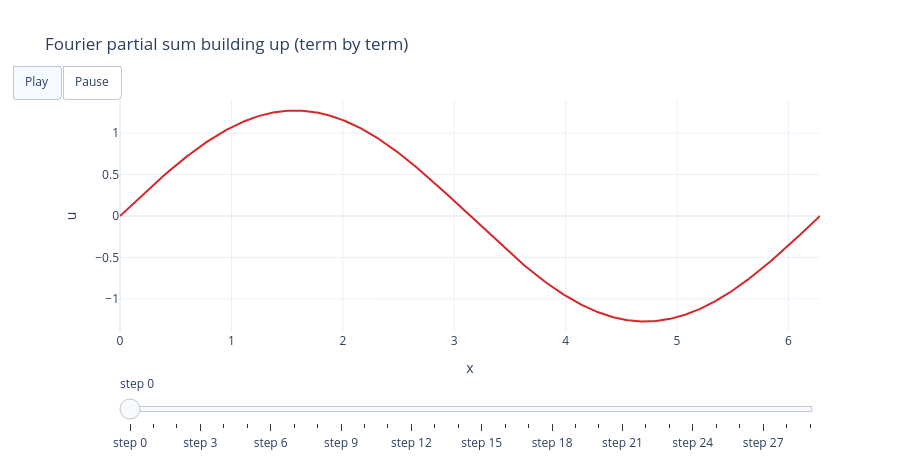

The notebook cell this image was saved under:
### Markdown cell above
**アニメーション**(Play で再生):項を 1 つずつ足していくと、部分和が矩形波へ収束していく様子
(各フレーム = 項数 1 つ増加)。

### Code cell
# Fourier partial sum building up term by term (reuses the field-evolution animator).
xb = np.linspace(0, 2 * np.pi, 800)
Ub = np.array([solvers.square_wave_partial_sum(xb, n, np.pi) for n in range(1, 31)])
interactive.plotly_field_evolution(xb, Ub, step=1, duration=250, ylim=(-1.4, 1.4),
                                   title="Fourier partial sum building up (term by term)").show()

### Figure 1 — Plotly figure (JSON) as saved in the notebook; plotly's stock layout.template omitted (floating-point values rounded to 4 significant figures; data arrays with more than 128 entries replaced by an {"elided": "..."} marker saying what was removed)
{"data": [{"line": {"color": "#d62728", "width": 2}, "mode": "lines", "type": "scatter", "x": {"elided": "800 float values"}, "y": {"elided": "800 float values"}}], "layout": {"height": 460, "sliders": [{"active": 0, "pad": {"t": 40}, "steps": [{"args": [["0"], {"frame": {"duration": 0, "redraw": true}, "mode": "immediate"}], "label": "step 0", "method": "animate"}, {"args": [["1"], {"frame": {"duration": 0, "redraw": true}, "mode": "immediate"}], "label": "step 1", "method": "animate"}, {"args": [["2"], {"frame": {"duration": 0, "redraw": true}, "mode": "immediate"}], "label": "step 2", "method": "animate"}, {"args": [["3"], {"frame": {"duration": 0, "redraw": true}, "mode": "immediate"}], "label": "step 3", "method": "animate"}, {"args": [["4"], {"frame": {"duration": 0, "redraw": true}, "mode": "immediate"}], "label": "step 4", "method": "animate"}, {"args": [["5"], {"frame": {"duration": 0, "redraw": true}, "mode": "immediate"}], "label": "step 5", "method": "animate"}, {"args": [["6"], {"frame": {"duration": 0, "redraw": true}, "mode": "immediate"}], "label": "step 6", "method": "animate"}, {"args": [["7"], {"frame": {"duration": 0, "redraw": true}, "mode": "immediate"}], "label": "step 7", "method": "animate"}, {"args": [["8"], {"frame": {"duration": 0, "redraw": true}, "mode": "immediate"}], "label": "step 8", "method": "animate"}, {"args": [["9"], {"frame": {"duration": 0, "redraw": true}, "mode": "immediate"}], "label": "step 9", "method": "animate"}, {"args": [["10"], {"frame": {"duration": 0, "redraw": true}, "mode": "immediate"}], "label": "step 10", "method": "animate"}, {"args": [["11"], {"frame": {"duration": 0, "redraw": true}, "mode": "immediate"}], "label": "step 11", "method": "animate"}, {"args": [["12"], {"frame": {"duration": 0, "redraw": true}, "mode": "immediate"}], "label": "step 12", "method": "animate"}, {"args": [["13"], {"frame": {"duration": 0, "redraw": true}, "mode": "immediate"}], "label": "step 13", "method": "animate"}, {"args": [["14"], {"frame": {"duration": 0, "redraw": true}, "mode": "immediate"}], "label": "step 14", "method": "animate"}, {"args": [["15"], {"frame": {"duration": 0, "redraw": true}, "mode": "immediate"}], "label": "step 15", "method": "animate"}, {"args": [["16"], {"frame": {"duration": 0, "redraw": true}, "mode": "immediate"}], "label": "step 16", "method": "animate"}, {"args": [["17"], {"frame": {"duration": 0, "redraw": true}, "mode": "immediate"}], "label": "step 17", "method": "animate"}, {"args": [["18"], {"frame": {"duration": 0, "redraw": true}, "mode": "immediate"}], "label": "step 18", "method": "animate"}, {"args": [["19"], {"frame": {"duration": 0, "redraw": true}, "mode": "immediate"}], "label": "step 19", "method": "animate"}, {"args": [["20"], {"frame": {"duration": 0, "redraw": true}, "mode": "immediate"}], "label": "step 20", "method": "animate"}, {"args": [["21"], {"frame": {"duration": 0, "redraw": true}, "mode": "immediate"}], "label": "step 21", "method": "animate"}, {"args": [["22"], {"frame": {"duration": 0, "redraw": true}, "mode": "immediate"}], "label": "step 22", "method": "animate"}, {"args": [["23"], {"frame": {"duration": 0, "redraw": true}, "mode": "immediate"}], "label": "step 23", "method": "animate"}, {"args": [["24"], {"frame": {"duration": 0, "redraw": true}, "mode": "immediate"}], "label": "step 24", "method": "animate"}, {"args": [["25"], {"frame": {"duration": 0, "redraw": true}, "mode": "immediate"}], "label": "step 25", "method": "animate"}, {"args": [["26"], {"frame": {"duration": 0, "redraw": true}, "mode": "immediate"}], "label": "step 26", "method": "animate"}, {"args": [["27"], {"frame": {"duration": 0, "redraw": true}, "mode": "immediate"}], "label": "step 27", "method": "animate"}, {"args": [["28"], {"frame": {"duration": 0, "redraw": true}, "mode": "immediate"}], "label": "step 28", "method": "animate"}, {"args": [["29"], {"frame": {"duration": 0, "redraw": true}, "mode": "immediate"}], "label": "step 29", "method": "animate"}]}], "title": {"text": "Fourier partial sum building up (term by term)"}, "updatemenus": [{"buttons": [{"args": [null, {"frame": {"duration": 250, "redraw": true}, "fromcurrent": true}], "label": "Play", "method": "animate"}, {"args": [[null], {"frame": {"duration": 0}, "mode": "immediate"}], "label": "Pause", "method": "animate"}], "direction": "left", "type": "buttons", "x": 0.0, "y": 1.15}], "xaxis": {"title": {"text": "x"}}, "yaxis": {"range": [-1.4, 1.4], "title": {"text": "u"}}}}
